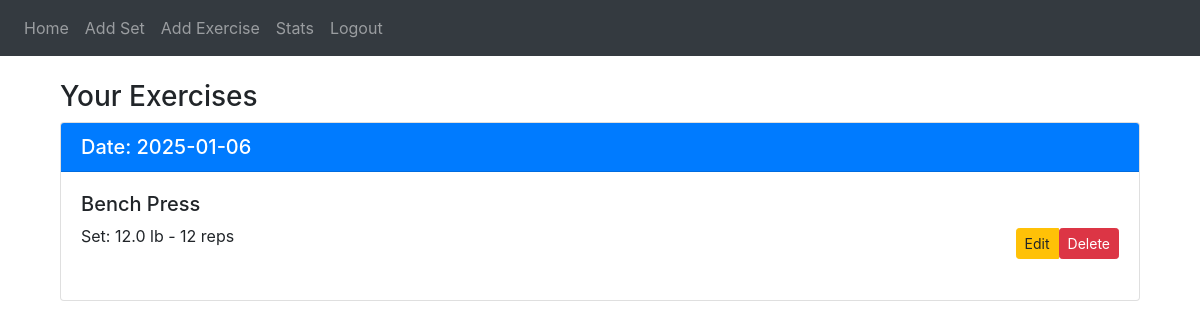
The app's page /viewData (signed in) with its own data.
### website/models.py (models this page shows)
class Weight(db.Model):
    id = db.Column(db.Integer, primary_key=True)
    exercise_name = db.Column(db.String(200), nullable=False)
    date_worked = db.Column(db.DateTime(timezone="True"), default=func.now())
    weight = db.Column(db.Float, nullable=False)
    units = db.Column(db.Integer, nullable=False)     ## 0 lbs -- 1 kgs
    reps = db.Column(db.Integer, nullable=False)
    workout_id = db.Column(db.Integer, db.ForeignKey('workout.id', ondelete='CASCADE'))
    user_id = db.Column(db.Integer, db.ForeignKey('user.id'))

### website/views.py (the view)
@views.route('/viewData', methods=['POST','GET'])   ## decorator
@login_required
def viewData():
    setData = Weight.query.filter_by(user_id=current_user.id).all()
    workoutList = []
    for exercise in setData:
        if exercise.exercise_name and exercise.exercise_name.strip():
            formatted_date = exercise.date_worked.strftime('%Y-%m-%d') if exercise.date_worked else ''
            workoutList.append((formatted_date, exercise.exercise_name, exercise.weight, exercise.reps, exercise.units, exercise.id))
    workoutList.sort(key=lambda x: (x[0], x[1]), reverse=True)  # Sort by date first, then exercise name
    grouped_data = {}
    for dateWorked, exerciseName, weight, reps, units, id in workoutList:
        if dateWorked not in grouped_data:
            grouped_data[dateWorked] = {}
        if exerciseName not in grouped_data[dateWorked]:
            grouped_data[dateWorked][exerciseName] = []
        unitString = "lb" if units == 0 else "kg"
        setId = id
        grouped_data[dateWorked][exerciseName].append((weight, reps, unitString, setId))
    return render_template('dataViewer.html',
                           user=current_user,  # assuming `current_user` is from Flask-Login or a similar system
                           todaysDate=date.today(),
                           grouped_data=grouped_data)

### website/__init__.py (called while the page is built)
def create_app():
    app = Flask(__name__)
    app.config['SECRET_KEY'] = 'gymprogressKey'
    app.config['SQLALCHEMY_DATABASE_URI'] = f'sqlite:///{DB_NAME}'
    db.init_app(app)
    from .views import views
    from .auth import auth
    app.register_blueprint(views, url_prefix='/')
    app.register_blueprint(auth, url_prefix='/')
    from .models import User, Weight, MuscleGroup
    create_database(app)  # Ensure the database is created
    login_manager = LoginManager()
    login_manager.login_view = 'auth.login'
    login_manager.init_app(app)
    @login_manager.user_loader
    def load_user(id):
        return User.query.get(int(id))
    return app

### website/templates/dataViewer.html (shortened to what this page needs)
{% extends "base.html" %}
{% block content %}
<div class="container mt-4">
    <h3>Your Exercises</h3>
    {% for dateWorked, exercises_by_name in grouped_data.items() %}
        <div class="card mb-3">
            <div class="card-header bg-primary text-white">
                <h5 class="mb-0">Date: {{ dateWorked }}</h5>
            </div>
            <div class="card-body">
                {% for exerciseName, sets in exercises_by_name.items() %}
                    <div class="mb-3">
                        <h5>{{ exerciseName }}</h5>
                        {% for set in sets %}
                            <div class="d-flex justify-content-between align-items-center mb-2">
                                <p>Set: {{ set[0] }} {{ set[2] }} - {{ set[1] }} reps</p>
                                <div class="btn-group">
                                    <a href="{{ url_for('views.edit_set', set_id=set[3]) }}" class="btn btn-warning btn-sm">
                                        Edit
                                    </a>
                                    <form action="{{ url_for('views.delete_set', set_id=set[3]) }}" method="POST" style="display:inline;">
                                        <button type="submit" class="btn btn-danger btn-sm" onclick="return confirm('Are you sure you want to delete this set?')">Delete</button>
                                    </form>
                                </div>
                            </div>
                        {% endfor %}
                    </div>
                {% endfor %}
            </div>
        </div>
    {% endfor %}
</div>
{% endblock %}

### records on screen
Weight: exercise_name "Bench Press", weight "12.0", set "lb", reps "12"

### other values on screen
{{ dateWorked }} "2025-01-06"
